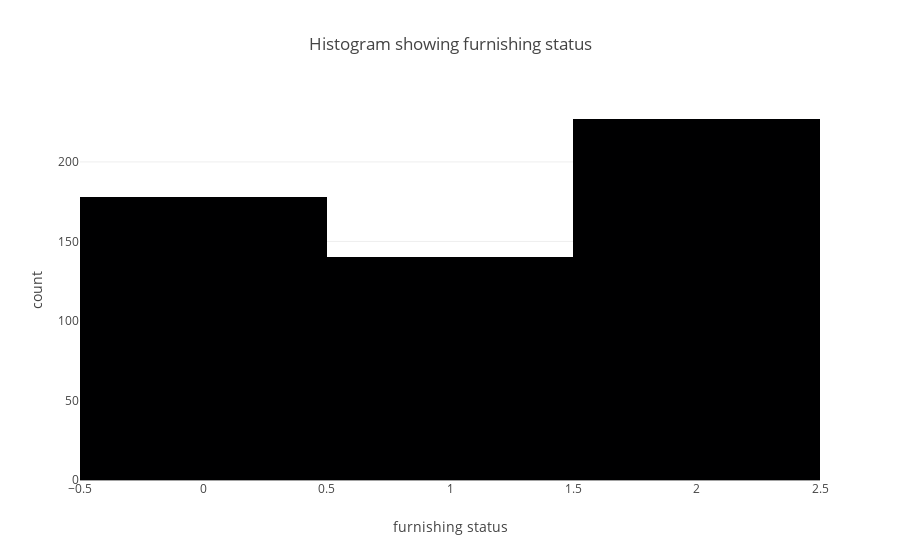

Notebook code cell kept with this figure:
### Code cell
#histogram for furnishingstatus 
fig = px.histogram(data, x="furnishingstatus", 
                   labels={'furnishingstatus':'furnishing status'},
                  title='Histogram showing furnishing status')

fig.show()

### Figure 1 — Plotly figure (JSON) as saved in the notebook; plotly's stock layout.template omitted (floating-point values rounded to 4 significant figures; data arrays with more than 128 entries replaced by an {"elided": "..."} marker saying what was removed)
{"data": [{"alignmentgroup": "True", "bingroup": "x", "hovertemplate": "furnishing status=%{x}<br>count=%{y}<extra></extra>", "legendgroup": "", "marker": {"color": "#000001", "pattern": {"shape": ""}}, "name": "", "offsetgroup": "", "orientation": "v", "showlegend": false, "type": "histogram", "x": {"elided": "545 int values"}, "xaxis": "x", "yaxis": "y"}], "layout": {"barmode": "relative", "legend": {"tracegroupgap": 0}, "title": {"text": "Histogram showing furnishing status"}, "xaxis": {"anchor": "y", "domain": [0, 1], "title": {"text": "furnishing status"}}, "yaxis": {"anchor": "x", "domain": [0, 1], "title": {"text": "count"}}}}
